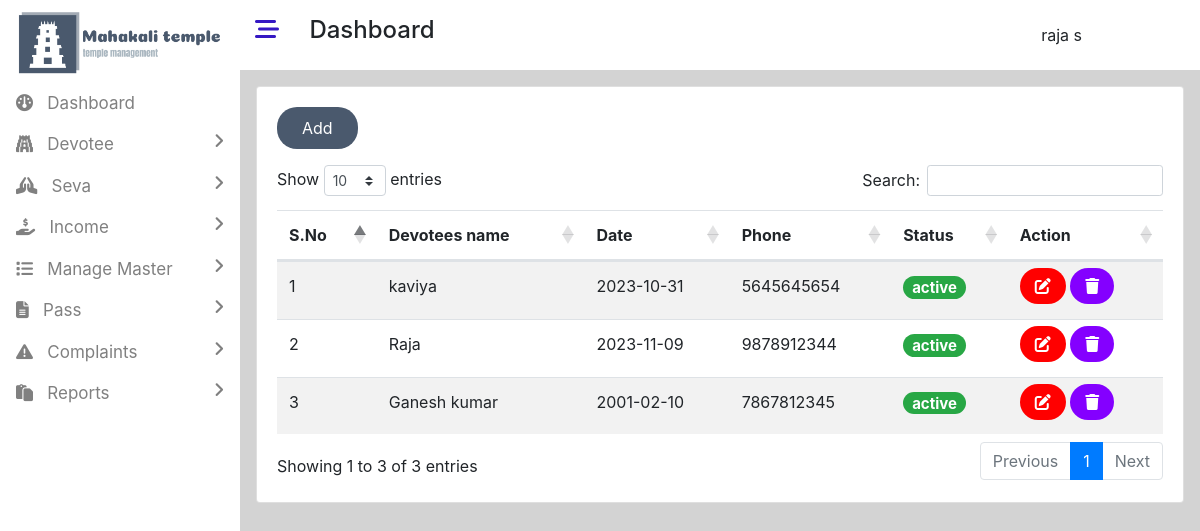
The app's page /admin/manage_devotee.php (signed in) with its own data.
### tables this page shows
CREATE TABLE `user` (
  `user_id` int(11) NOT NULL,
  `first_name` varchar(50) NOT NULL,
  `last_name` varchar(50) NOT NULL,
  `email` varchar(50) NOT NULL,
  `password` varchar(50) NOT NULL,
  `role` varchar(50) NOT NULL,
  `reading_time` timestamp NOT NULL DEFAULT current_timestamp() ON UPDATE current_timestamp()
);

CREATE TABLE `devotee` (
  `devotee_id` int(11) NOT NULL,
  `devotee_name` varchar(50) NOT NULL,
  `bdate` varchar(50) NOT NULL,
  `phone` varchar(10) NOT NULL,
  `religion` varchar(10) NOT NULL,
  `state_id` int(11) NOT NULL,
  `district_id` int(11) NOT NULL,
  `taluka_id` int(11) NOT NULL,
  `status` varchar(30) NOT NULL DEFAULT 'active',
  `registered_time` timestamp NOT NULL DEFAULT current_timestamp() ON UPDATE current_timestamp()
);

### admin/admin_db.php (called while the page is built, shortened)
<?php
$con=mysqli_connect("localhost","root","","temple");
        ?>
        <?php
class devotee
{
    public function get_devotee()
    {
        global $con;
        $sql="select * from devotee order by devotee_id desc";
        $result=mysqli_query($con,$sql);
        $r=[];
        while($row=mysqli_fetch_assoc($result))
        {
            array_push($r,$row);
        }
        return $r;
    }
}
            ?>

### admin/manage_devotee.php (the view, shortened to what this page needs)
<!DOCTYPE html>
<html lang="en">
<head>
    <link rel="stylesheet" href="../assets/bootstrap/bootstrap.min.css">
     <link rel="stylesheet" href="https://cdnjs.cloudflare.com/ajax/libs/twitter-bootstrap/4.5.2/css/bootstrap.css" type="text/css">
     <link rel="stylesheet" href="https://cdn.datatables.net/1.13.7/css/dataTables.bootstrap4.min.css" type="text/css">
    <link rel="stylesheet" href="https://cdnjs.cloudflare.com/ajax/libs/font-awesome/6.4.2/css/all.min.css"  />
    <link rel="stylesheet" href="css/style.css" type="text/css">
</head>
<body class="dashboard-page">
<div>
<?php
include("includes/leftbar.php");
?>
<div style="width:80%;height:110vh;" class="float-right main-content">
<?php
include("includes/header.php");
?>
<div class="container p-3">
<div class="card">
<div class="card-body">
<a href="add_devotee.php" class="btn button-color text-white px-4 py-2">Add</a>
<div class="row mt-3">
    <div class="col-md-12">
       <table id="example" class="example3 table table-striped" style="width:100%">
        <thead>
            <tr>
                <th>S.No</th>
                <th>Devotees name</th>
                <th>Date</th>
                <th>Phone</th>
                <th>Status</th>
                <th>Action</th>
            </tr>
        </thead>
        <tbody>
<?php
include("admin_db.php");
$obj=new devotee();
$states=$obj->get_devotee();
$i=1;
foreach($states as $state)
{
?>
<tr>
    <td><?=$i?></td>
    <td><?=$state["devotee_name"]?></td>
    <td><?=$state["bdate"]?></td>
    <td>
    <?=$state['phone']?>
    </td>
    <td>
        <?php
        if($state["status"]=="active")
        {
            ?>
            <h5><span class="badge badge-pill badge-success"><?=$state["status"]?></span></h5>
            <?php
        }
        else
        {
            ?>
            <h5><span class="badge badge-pill badge-danger"><?=$state["status"]?></span></h5>
            <?php
        }
        ?>
    </td>
    <td>
    <a href="edit_devotee.php?id=<?=$state['devotee_id']?>" id="ed-icon"><i class="fa-solid fa-pen-to-square"></i></a>
    <a href="delete_devotee.php?id=<?=$state['devotee_id']?>" id="del-icon"><i class="fa-solid fa-trash"></i></a>
    </td>
</tr>
<?php
$i++;
}
?>
        </tbody>
    </table>
    </div>
</div>
</div>
</div>
</div>
</div>
</div>
</body>
</html>

### admin/includes/header.php (shortened to what this page needs)
<div class="container-fluid">
    <div class="row">
        <div class="col-md-12 bg-white py-3">
        <h4>
        <i class="fa-solid fa-bars-staggered mybar23" style="color: #3518c3;"></i>
        <span class="ml-4 ">Dashboard</span>
        <div class="dropdown mydropdown float-right">
  <button type="button" class="mybutton btn bg-white" data-toggle="dropdown">
  <?php
  if(isset($_SESSION["uid"]))
  {
    include("../db.php");
    $sql66="select * from user where user_id=".$_SESSION["uid"];
    $result66=mysqli_query($con,$sql66);
    $row66=mysqli_fetch_assoc($result66);
    echo $row66["first_name"]." ".$row66["last_name"];
  }
  ?>
  </button>
</div>
        </h4>
        </div>
    </div>
</div>

### admin/css/style.css (style rules this page uses)
.mybar23,.mybar24 { cursor:pointer; }
.main-content { background-color:lightgray; }
.mydropdown { margin-right:90px; }

### admin/manage_devotee.php (style rules this page uses)
.button-color { background-color:rgb(74,89,109); border-radius:20px; }
#ed-icon { background-color:red;padding:8px 15px;color:white;border-radius:30px; }
#del-icon { background-color:rgb(132, 0, 255);padding:8px 15px;color:white;border-radius:30px; }

### records on screen
user: first_name "raja", last_name "s"
devotee: devotee_name "kaviya", bdate "2023-10-31", phone "5645645654", status "active"
devotee: devotee_name "Raja", bdate "2023-11-09", phone "9878912344", status "active"
devotee: devotee_name "Ganesh kumar", bdate "2001-02-10", phone "7867812345", status "active"
